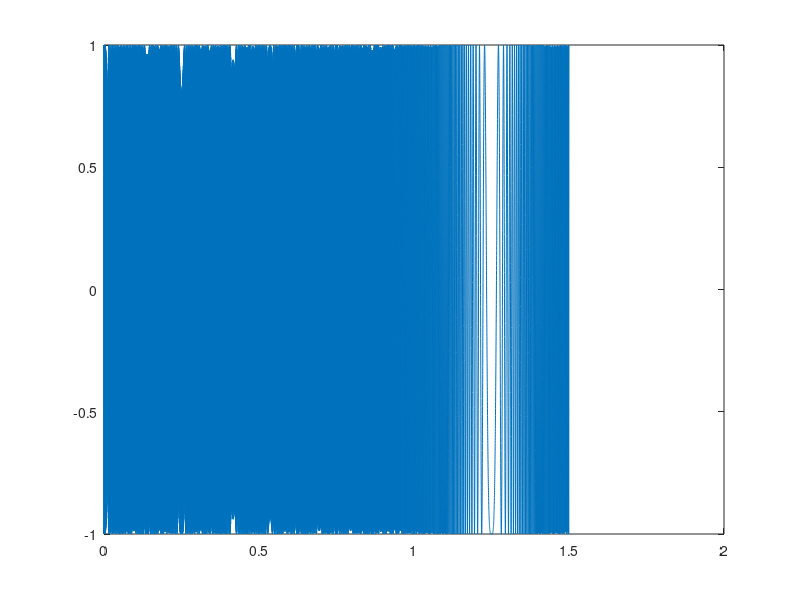

Source code (MATLAB):
t = 0:0.0001:1.5;
mu = -1000;
phi = 0;
f0 = 2500;
x5 = cos(2 * pi * mu * t.^2 + 2 * pi * f0 * t + phi);
plot(t, x5);
sound(x5);
